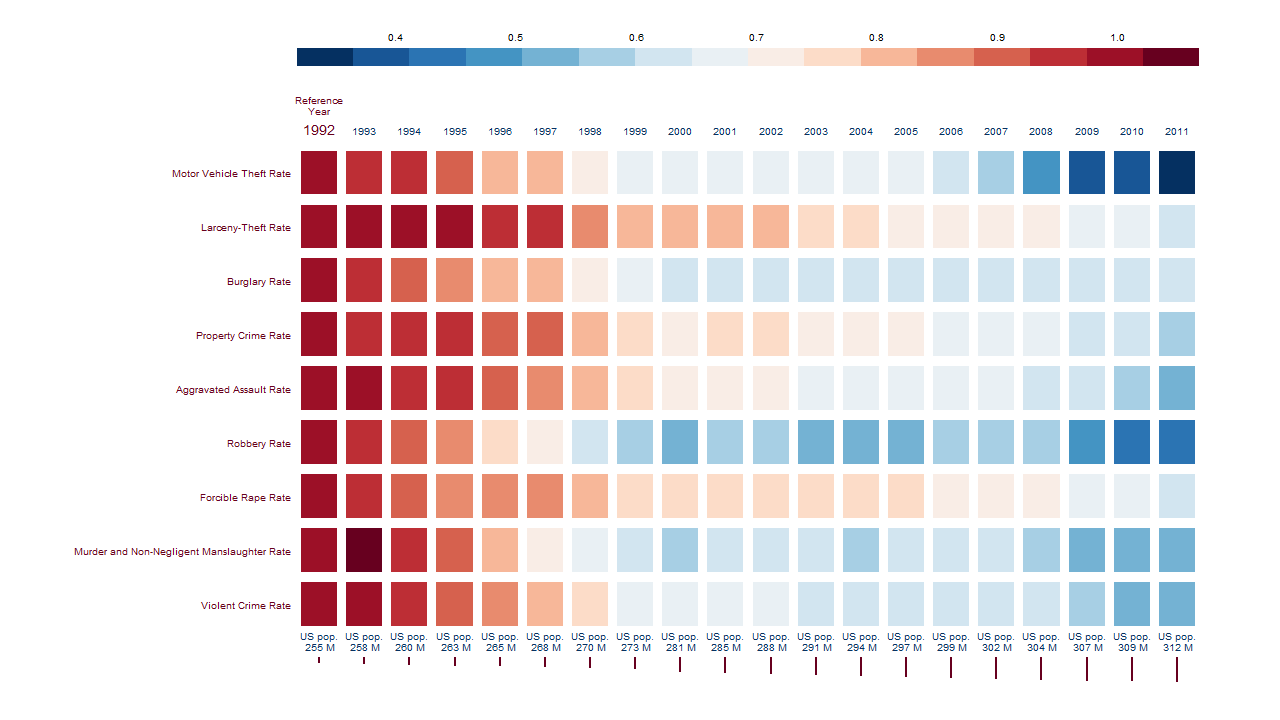

Source code (R):
library(lattice)
library(RColorBrewer)
library(Quandl)

data <- Quandl("FBI/CRIME11")

ind <- seq(1,19,2)
data.rate <- data[ind]

pt <- data.rate[,2:10]/unlist(rep(data.rate[20,2:10], each=20))

pt.m <- as.matrix(pt)
pt.m <- pt.m[sort(index(pt.m), decreasing=TRUE),]

year <- as.POSIXlt(data$Year)
year <- sort(year$year+1900)

pop <- data$Population
pop <- pop[order(index(pop), decreasing=TRUE)]
pop.format <- paste("US pop.\n",round(pop,-6)/1000000,"M",sep=" ")
pop.tck <- ((pop/100000000)-1.8)*6
pop.tck

colRmp <- colorRampPalette(brewer.pal(11,"RdBu"))(100)
colRmp <- colRmp[order(index(colRmp), decreasing=TRUE)]

axis.set=function(side,...){
  if(side == "left"){
    panel.axis(side=side, outside=TRUE, at=1:9,
               tck=0,
               text.col=colRmp[100],
               labels=colnames(pt.m))
  }else{
    if(side == "bottom"){
      panel.axis(side=side, outside=TRUE, at=1:20,
                 tck=pop.tck,
                 line.col=colRmp[100],
                 line.lwd=2,
                 text.col="transparent",
                 text.cex=0.8,
                 rot=0)
      panel.axis(side=side, outside=TRUE, at=1:20,
                 tck=3.5,
                 line.col="white",
                 line.lwd=2,
                 text.col=colRmp[1],
                 labels=pop.format,
                 text.cex=0.8,
                 rot=0)
    }else{
      if(side == "top"){
        panel.axis(side=side, outside=TRUE, at=1:20,
                   tck=0,
                   line.col="white",
                   text.col=c(colRmp[100],rep(colRmp[1],19)),
                   labels=year,
                   text.cex=c(1.2,rep(0.8,19)),
                   rot=0)
        panel.axis(side=side, outside=TRUE, at=1,
                   tck=3.5,
                   line.col="transparent",
                   text.col=colRmp[100],
                   labels="Reference\nYear",
                   rot=0)
      }else axis.default(side=side, ...)
    }
  }
}


levelplot(pt.m, aspect="iso", shrink = c(0.8, 0.8),
          xlab=NULL, ylab=NULL,
          axis=axis.set,
          par.settings=list(axis.line=list(col="transparent"),
                            axis.components=list(bottom=list(pad1=-4.5, 
                                                             pad2=10),
                                                 right=list(pad2=10),
                                                 left=list(pad2=10),
                                                 top=list(pad2=10))),
          col.regions=colRmp,
          colorkey = list(space="top")
)
